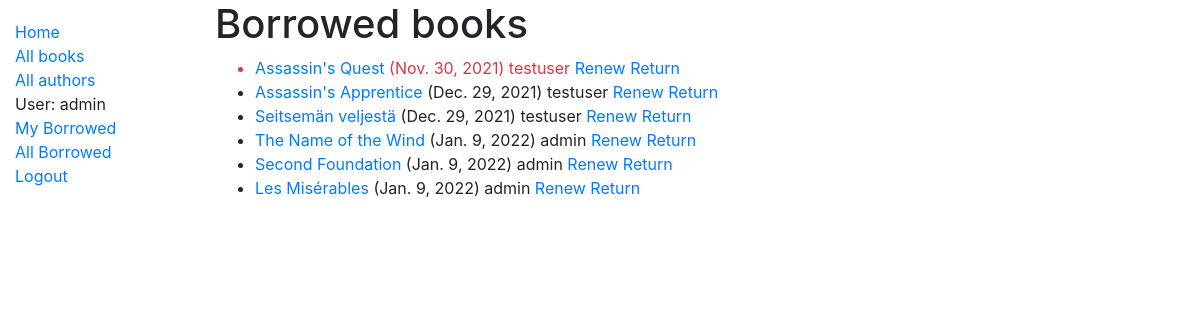
/catalog/borrowed/ (signed in), run on an earlier commit of the app's database.
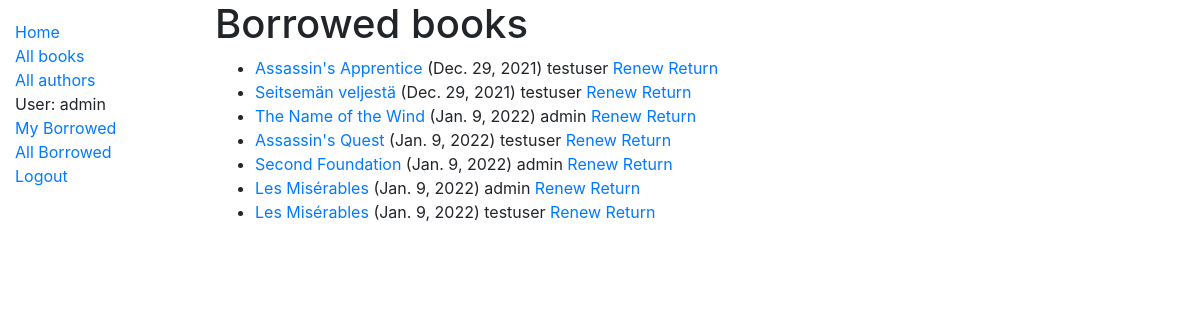
And on a later commit of the database.
### catalog/models.py (models this page shows, shortened)
class BookInstance(models.Model):
    id = models.UUIDField(primary_key=True, default=uuid.uuid4, help_text='Unique ID for this particular book across whole library')
    book = models.ForeignKey('Book', on_delete=models.RESTRICT, null=True)
    imprint = models.CharField(max_length=200)
    due_back = models.DateField(null=True, blank=True)
    borrower = models.ForeignKey(settings.AUTH_USER_MODEL, on_delete=models.SET_NULL, null=True, blank=True)
    LOAN_STATUS = (
        ('m', 'Maintenance'),
        ('o', 'On loan'),
        ('a', 'Available'),
        ('r', 'Reserved'),
    )
    status = models.CharField(
        max_length=1,
        choices=LOAN_STATUS,
        blank=True,
        default='m',
        help_text='Book availability',
    )
    class Meta:
        ordering = ['due_back',]
        permissions = (
            ("can_mark_returned", "Set book as returned"),
            )
    @property
    def is_overdue(self):
        if self.due_back and date.today() > self.due_back:
            return True
        return False
    def display_title(self):
        """Create a string for the title of the book. This is required to display title in Admin."""
        return self.book.title
    display_title.short_description = 'Title'

class Book(models.Model):
    title = models.CharField(max_length=200)
    author = models.ForeignKey('Author', on_delete=models.SET_NULL, null=True)
    summary = models.TextField(max_length=1000, help_text='Enter a brief description of the book')
    isbn = models.CharField('ISBN', max_length=13, unique=True,
    help_text='13 Character <a href="https://www.isbn-international.org/content/what-isbn">ISBN number</a>')
    genre = models.ManyToManyField(Genre, help_text='Select a genre for this book')
    LANGUAGE_LIST = list(map(lambda lg : (lg.pt3, lg.name), iter_langs()))
    language = models.CharField(
        max_length=3,
        choices=LANGUAGE_LIST,
        default='eng',
        help_text='The language of the book',
    )
    def display_genre(self):
        """Create a string for the Genre. This is required to display genre in Admin."""
        return ', '.join(genre.name for genre in self.genre.all()[:3])
    display_genre.short_description = 'Genre'

### catalog/views.py (the view)
# urls.py: path('borrowed/', views.AllLoanedBooksListView.as_view(), name='borrowed'),
class AllLoanedBooksListView(LoginRequiredMixin,PermissionRequiredMixin,generic.ListView):
    permission_required = 'catalog.can_mark_returned'
    model = BookInstance
    template_name ='catalog/bookinstance_list_borrowed_all.html'
    paginate_by = 10
    def get_queryset(self):
        return BookInstance.objects.filter(status__exact='o').order_by('due_back')

### catalog/templates/catalog/bookinstance_list_borrowed_all.html
{% extends "base_generic.html" %}
{% block content %}
    <h1>Borrowed books</h1>
    {% if bookinstance_list %}
    <ul>
      {% for bookinst in bookinstance_list %}
      <li class="{% if bookinst.is_overdue %}text-danger{% endif %}">
        <a href="{% url 'book-detail' bookinst.book.pk %}">{{bookinst.book.title}}</a> ({{ bookinst.due_back }}) {{bookinst.borrower}}
        <a href="{% url 'renew-book-librarian' bookinst.id %}">Renew</a>
        <a href="{% url 'return-book-librarian' bookinst.id %}">Return</a>
      </li>
      {% endfor %}
    </ul>
    {% else %}
      <p>There are no books borrowed.</p>
    {% endif %}
{% endblock %}

### catalog/templates/base_generic.html (shortened to what this page needs)
<!DOCTYPE html>
<html lang="en">
<head>
  <link rel="stylesheet" href="https://cdn.jsdelivr.net/npm/bootstrap@4.5.3/dist/css/bootstrap.min.css">
  {% load static %}
  <link rel="stylesheet" href="{% static 'css/styles.css' %}">
</head>
<body>
  <div class="container-fluid">
    <div class="row">
      <div class="col-sm-2">
      {% block sidebar %}
        <ul class="sidebar-nav">
          <li><a href="{% url 'index' %}">Home</a></li>
          <li><a href="{% url 'books' %}">All books</a></li>
          <li><a href="{% url 'authors' %}">All authors</a></li>
        {% if user.is_authenticated %}
          <li>User: {{ user.get_username }}</li>
          <li><a href="{% url 'my-borrowed' user.id %}">My Borrowed</a></li>
            {% if perms.catalog.can_mark_returned %}
              <li><a href="{% url 'borrowed' %}">All Borrowed</a></li>
            {% endif %}
          <li><a href="{% url 'logout'%}?next={{request.path}}">Logout</a></li>
        {% else %}
          <li><a href="{% url 'login'%}?next={{request.path}}">Login</a></li>
          <li><a href="{% url 'register'%}">Register</a></li>
        {% endif %}
        </ul>
     {% endblock %}
      </div>
      <div class="col-sm-10 ">
        {% block content %}{% endblock %}
      </div>
    </div>
  </div>
</body>
</html>

### catalog/static/css/styles.css (style rules this page uses)
.sidebar-nav { margin-top: 20px; padding: 0; list-style: none; }

What changed in the data, as far as the page shows it:
changed BookInstance "Assassin's Quest": due_back "Nov. 30, 2021" → "Jan. 9, 2022"; moves down the list
now on this page (row edited): BookInstance: book "Les Misérables", due_back "Jan. 9, 2022", borrower "testuser"
